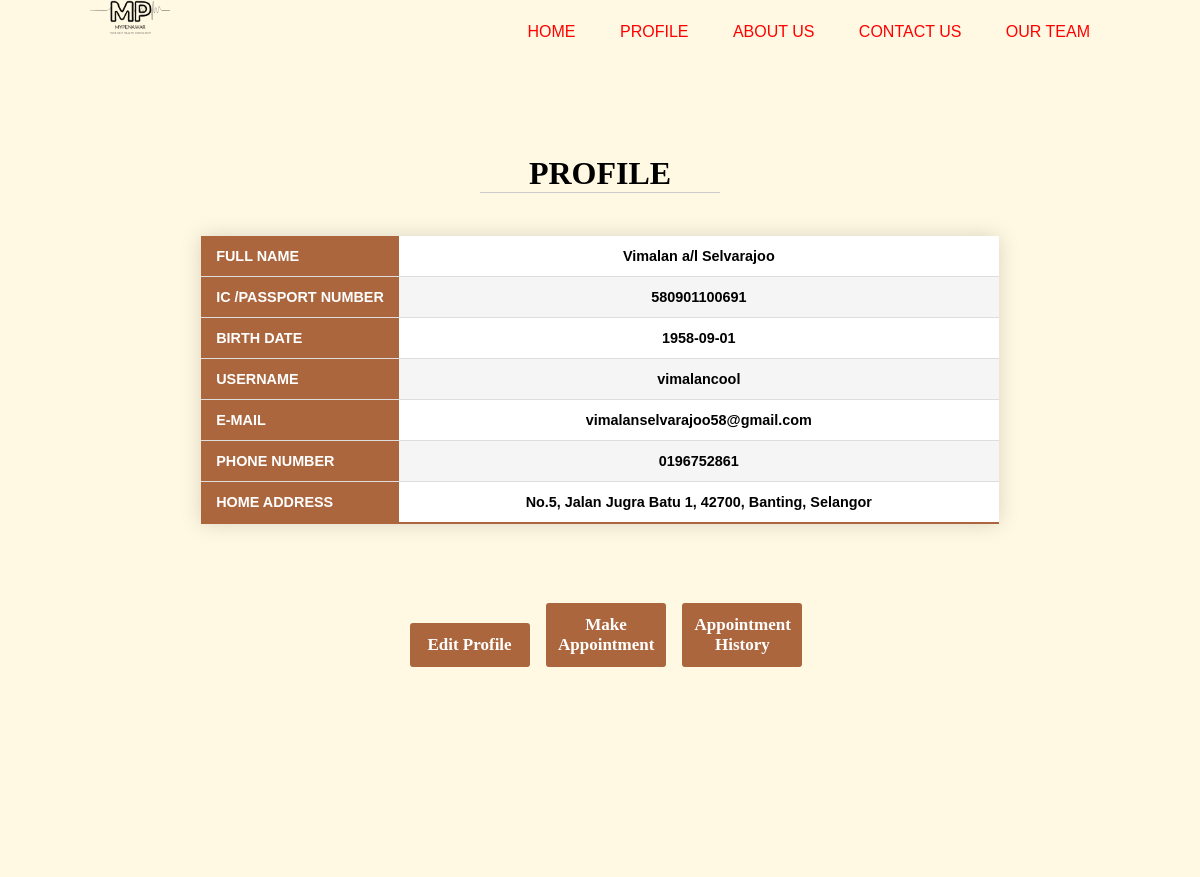
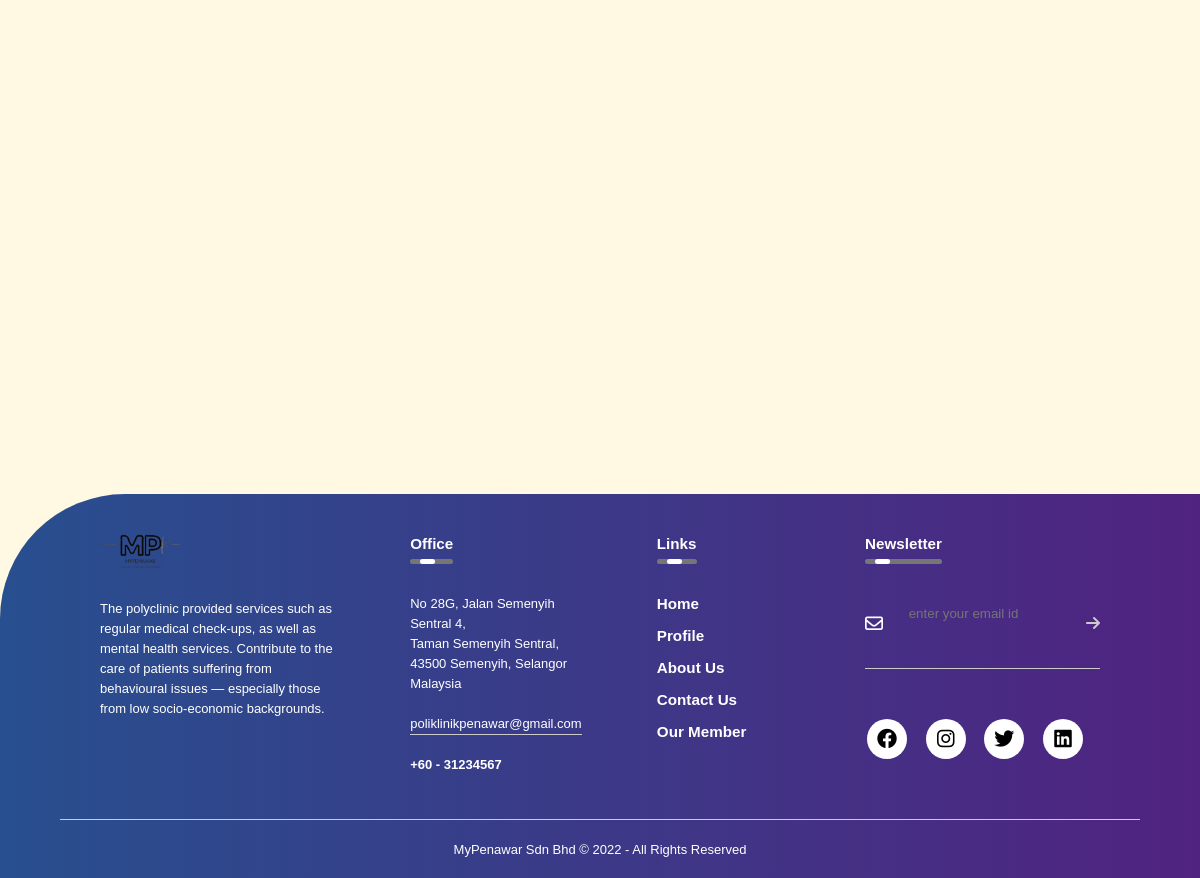
Screenshot of /patient profile.php (signed in) with the database file from the repository (2 pictures, top to bottom).
### tables this page shows
CREATE TABLE `patient` (
  `patientIC` varchar(12) NOT NULL,
  `patientName` varchar(60) DEFAULT NULL,
  `patientUser` varchar(15) DEFAULT NULL,
  `patientBirthDate` date DEFAULT NULL,
  `patientPassword` varchar(15) DEFAULT NULL,
  `patientPhoneNum` varchar(12) DEFAULT NULL,
  `patientEmail` varchar(50) DEFAULT NULL,
  `patientAddress` varchar(200) DEFAULT NULL
);

### patient profile.php (the view, shortened to what this page needs)
<html>
	<head>
		<link rel="stylesheet" href="https://cdnjs.cloudflare.com/ajax/libs/font-awesome/6.1.1/css/all.min.css">
		<link rel="stylesheet" type="text/css" href="style.css">
		  <link rel="stylesheet" href="//code.jquery.com/ui/1.13.2/themes/base/jquery-ui.css">
		  <link rel="stylesheet" href="/resources/demos/style.css">
	</head>
	<body>
		<div class="navbar">
			<img src="image/2.png" class="logo">
			<ul>
				<li><a href="index.html">Home</a></li>
				<li><a href="patient profile.php">Profile</a></li>
				<li><a href="aboutus.html">About Us</a></li>
				<li><a href="contact.html">Contact Us</a></li>
				<li><a href="member.html">Our Team</a></li>
			</ul>
		</div>
		<br><br><br><br><br>
		<div id="pagecontainer">
			<div id="pagewrap">
				<h1 style="text-align:center; 	font-family: 'Playfair Display SC', serif;"> PROFILE </h1>
				<hr style="width:20%; margin:auto;"><br>
				<?php
						$hostname = "localhost:3307";
						$username = "root";
						$password = "";
						$dbname = "mypenawar";
						$connect = mysqli_connect($hostname, $username, $password, $dbname) OR DIE("Connection Failed");
						if(isset($_SESSION["user1"]))
							$id = $_SESSION["user1"];
							 $sql = "SELECT *
									FROM patient
									WHERE patientUser='$id'
									";
							$result=mysqli_query($connect,$sql);
							if($result)
							{
								if(mysqli_num_rows($result)>0)
								{
									foreach($result as $row)
									{
										echo "<table class=\"styled-table\" align=\"center\">";
											echo "<tr>";
												echo "<th>FULL NAME</th>";
												echo "<td>" .$row['patientName']. "</td>";
											echo "</tr>";
											echo "<tr class=\"active-row\">";
												echo "<th>IC /PASSPORT NUMBER</th>";
												echo "<td>" .$row['patientIC']. "</td>";
											echo "</tr>";
											echo "<tr>";
												echo "<th>BIRTH DATE</th>";
												echo "<td>" .$row['patientBirthDate']. "</td>";
											echo "</tr>";
											echo "<tr class=\"active-row\">";
												echo "<th>USERNAME</th>";
												echo "<td>" .$row['patientUser']. "</td>";
											echo "</tr>";
											echo "<tr>";
												echo "<th>E-MAIL</th>";
												echo "<td>" .$row['patientEmail']. "</td>";
											echo "</tr>";
											echo "<tr class=\"active-row\">";
												echo "<th>PHONE NUMBER</th>";
												echo "<td>" .$row['patientPhoneNum']. "</td>";
											echo "</tr>";
											echo "<tr>";
												echo "<th>HOME ADDRESS</th>";
												echo "<td>" .$row['patientAddress']. "</td>";
											echo "</tr>";
										echo "</table>";
									}
								}
							}
							else
								echo "Query Failed!";
		?>
			<br><br><br>
		<center>
			<a href="#divOne"><button class="btn3"><b style="font-family: 'Playfair Display SC', serif;"> Edit Profile </b></button></a>
			<a href="patient booking.php"><button class="btn3"><b style="font-family: 'Playfair Display SC', serif;"> Make Appointment</b></button></a>
			<a href="appList2.php"><button class="btn3"><b style="font-family: 'Playfair Display SC', serif;"> Appointment History</b></button></a>
		</center>
		</div>
		<footer>
		<div class="rowindex">
			<div class="columnindex">
				<img src="image/2.png" class="logo">
				<p>
					The polyclinic provided services such as regular medical check-ups, as well as mental health services.
					Contribute to the care of patients suffering from behavioural issues — especially those from low
					socio-economic backgrounds.
				</p>
			</div>
			<div class="columnindex">
				<h3> Office <div class="under"><span></span></div> </h3>
				<p>No 28G, Jalan Semenyih Sentral 4,</p>
				<p>Taman Semenyih Sentral, </p>
				<p>43500 Semenyih, Selangor</p>
				<p>Malaysia</p>
				<p class="email-id">poliklinikpenawar@gmail.com</p>
				<h4> +60 - 31234567
			</div>
			<div class="columnindex">
				<div class="linkfooter">
					<h3>Links <div class="under"><span></span></div> <h3/>
					<ul>
						<li><a href="#">Home</a></li>
						<li><a href="#">Profile</a></li>
						<li><a href="aboutus.html">About Us</a></li>
						<li><a href="contact.html">Contact Us</a></li>
						<li><a href="member.html">Our Member</a></li>
					</ul>
				</div>
			</div>
			<div class="columnindex">
				<h3>Newsletter <div class="under"><span></span></div>  </h3>
				<form>
					<i class="fa-regular fa-envelope"></i>
					<input type="email" placeholder=" enter your email id" required>
					<button type="submit"><i class="fa-solid fa-arrow-right"></i></button>
				</form>
				<div class="social-icons">
					<i class="fa-brands fa-facebook"></i>
					<i class="fa-brands fa-instagram"></i>
					<i class="fa-brands fa-twitter"></i>
					<i class="fa-brands fa-linkedin"></i>
				</div>
			</div>
			</div>
			<hr>
			<p class="copyright"> MyPenawar Sdn Bhd &copy; 2022 - All Rights Reserved</p>
		</footer>
	</div>
</body>
</html>

### style.css (style rules this page uses)
* { text-decoration: none; margin: 0; padding:0; box-sizing: border-box; font-family: sans-serif; }
body { background-color: #fff9e3; background-size: cover; }
.social-icons { margin: 30px auto; text-align: center }
.navbar { width: 85%; margin: auto; padding: 0; display: flex; align-items: center; justify-content: space-between; }
.logo { width:110px; cursor: pointer; }
.navbar ul li { list-style: none; display: inline-block; margin: 0 20px; position:relative; }
.navbar ul li a { text-decoration: none; color: #ff0000; text-transform: uppercase; }
.navbar ul li::after { content: ''; height: 3px; width: 0; background: #FA8072; position: absolute; left:0; bottom:-10; transition: 0.5s; }
#pagecontainer { position:relative; min-height:200vh; }
#pagewrap { padding-bottom: auto; }
footer { width: 100%; position: absolute; bottom: 0; background: linear-gradient(to right, #284F8F, #502380) ; color: #fff; padding: 30px 0 20px; border-top-left-radius: 125px; font-size: 13px ; line-height: 20px; height:24rem; }
.rowindex { width:85%; margin: auto; display:flex; flex-wrap: wrap; align-items: flex-start; justify-content: space-between; }
.columnindex { flex-basis:25%; padding:10px; }
.logo { width: 80px; margin-bottom:30px; }
.columnindex h3 { width: fit-content; margin-bottom: 40px; position: relative; }
.email-id { width: fit-content; border-bottom: 1px solid #ccc; margin: 20px 0; }
.linkfooter ul li { list-style:none; margin-bottom:12px; }
.linkfooter ul li a { text-decoration:none; color:#fff; }
.columnindex form { padding-bottom:15px; display:flex; align-items:center; justify-content: space-between; border-bottom: 1px solid #ccc; margin-bottom: 50px; }
.columnindex form .fa-regular { font-size:18px; margin-right:10px; }
.columnindex form input { width:100%; background:transparent; color:#ccc; border:0; outline: none; }
.columnindex form button { background:transparent; border:0; outline:none; cursor:pointer; }
.columnindex form .fa-solid { font-size:16px; color:#ccc; }
.columnindex:nth-child(2), .columnindex:nth-child(3) { flex-basis: 15%; }
.social-icons .fa-brands { width:40px; height:40px; border-radius:50%; text-align:center; line-height:40px; font-size:20px; color:#000; background: #fff; margin-right:15px; cursor: pointer; }
hr { width:90%; border:0; border-bottom: 1px solid #ccc; margin: 20px auto; }
.copyright { text-align:center; }
.under { width:100%; height:5px; background: #767676; border-radius: 3px; position:absolute; top: 25px; left:0; overflow:hidden; }
.under span { width: 15px; height: 100%; background: #fff; border-radius: 3px; position: absolute; top:0; left: 10px; animation: moving 2s linear infinite; }
.styled-table { border-collapse: collapse; margin: 25px 0; font-size: 0.9em; font-family: sans-serif; min-width: 400px; box-shadow: 0 0 20px rgba(0, 0, 0, 0.15); text-align:center; margin-left:auto; margin-right:auto; }
.styled-table th { background-color: #ac663e ; color: #ffffff; text-align: left; }
.styled-table th, .styled-table td { padding: 12px 15px; }
.styled-table td { width:600px; }
.styled-table tr { border-bottom: 1px solid #dddddd; font-weight:bold; color: #000000; }
.styled-table tr:nth-of-type(even) { background-color: #f5f5f5; }
.styled-table tr:nth-of-type(odd) { background-color: #ffffff; }
.styled-table tr:last-of-type { border-bottom: 2px solid #ac663e ; }
.styled-table tr.active-row { font-weight: bold; color: #000000 ; }
.btn3 { background-color: #ac663e; color: white; padding: 12px; margin: auto; margin-left:1%; margin-right:auto; border: none; width: 10%; border-radius: 3px; cursor: pointer; font-size: 17px; }
input[type=email],textarea, select { width: 100%; margin-bottom: 20px; padding: 12px; border: 1px solid #ccc; border-radius: 3px; }

### rows the page displays
patient: patientName "Vimalan a/l Selvarajoo", patientIC "580901100691", patientBirthDate "1958-09-01", patientUser "vimalancool", patientEmail "vimalanselvarajoo58@gmail.com", patientPhoneNum "0196752861", patientAddress "No.5, Jalan Jugra Batu 1, 42700, Banting, Selangor"
